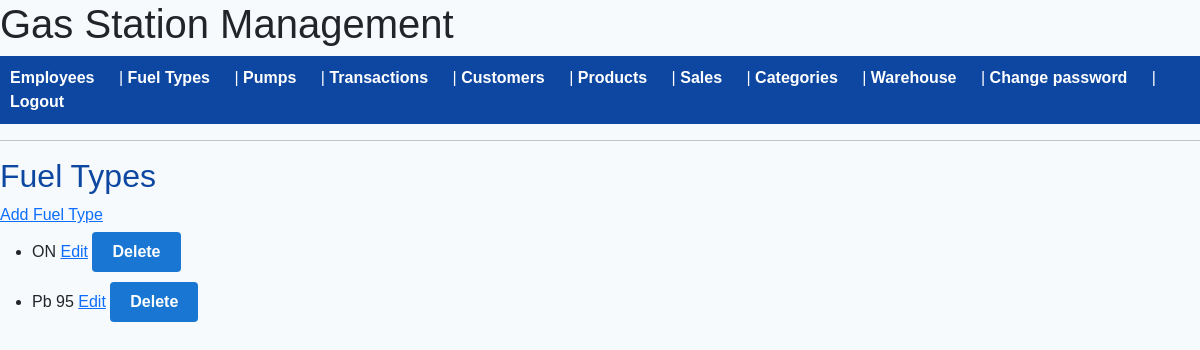
Page /fueltypes (signed in) on the earlier database version.
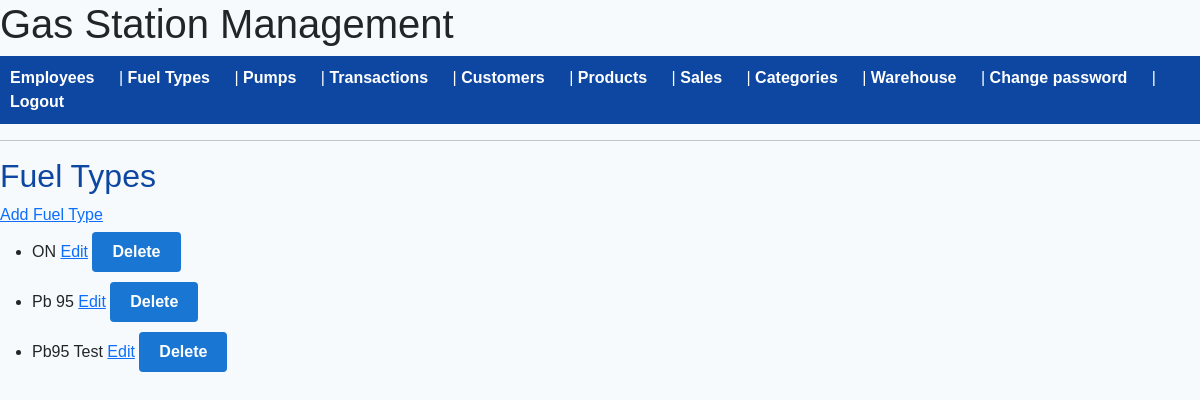
Same page on the later database version.
### models/fuel_type.py (models this page shows, shortened)
class FuelType(db.Model):
    __tablename__ = 'fuel_types'
    id = db.Column(db.Integer, primary_key=True)
    name = db.Column(db.String(50), nullable=False, unique=True)
    product_id = db.Column(db.Integer, db.ForeignKey('products.id'), nullable=False)
    product = relationship('Product', backref='fuel_types')

### app.py (the view)
@app.route('/fueltypes')
@login_required
def fueltype_list():
    if current_user.role != 'manager':
        abort(403)
    fueltypes = FuelType.query.all()
    return render_template('fueltype_list.html', fueltypes=fueltypes)

### app.py (called while the page is built)
@login_manager.user_loader
def load_user(user_id):
    return User.query.get(int(user_id))

### templates/fueltype_list.html (shortened to what this page needs)
{% extends "base.html" %}
{% block content %}
    <h2>Fuel Types</h2>
    <a href="{{ url_for('add_fueltype') }}">Add Fuel Type</a>
<ul>
    {% for fueltype in fueltypes %}
        <li>
            {{ fueltype.name }}
            <a href="{{ url_for('edit_fueltype', fueltype_id=fueltype.id) }}">Edit</a>
            <form action="{{ url_for('delete_fueltype', fueltype_id=fueltype.id) }}" method="post" style="display:inline;">
                <button type="submit" onclick="return confirm('Are you sure?');">Delete</button>
            </form>
        </li>
    {% else %}
        <li>No fuel types yet.</li>
    {% endfor %}
</ul>
{% endblock %}

Differences in the rows shown:
added FuelType: name "Pb95 Test"
